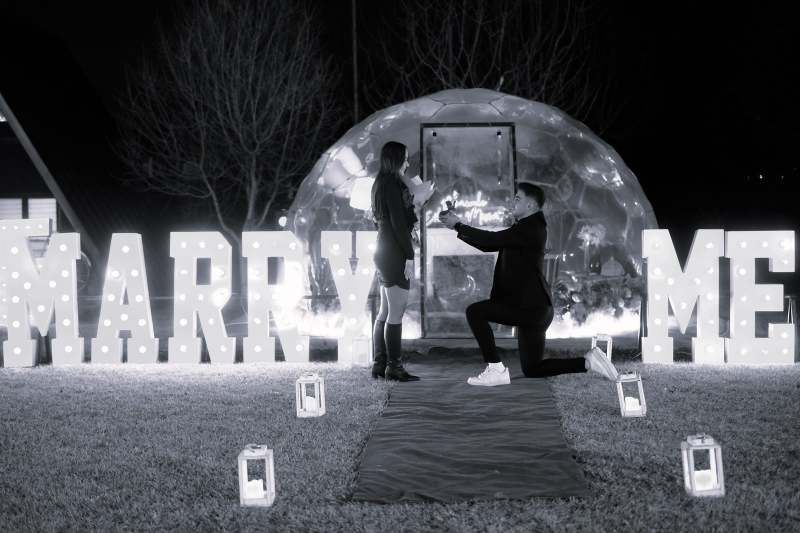
#> input picture balon-ev-evlilik-teklifi-siyah-beyaz.jpg, 1600 x 1066 px (shown at 1/2 size)
$ python -i build.py   (imports and definitions only)
#> lines starting #> are read from the running program, lines starting #| are printed output that depends on the picture
#!/usr/bin/env python3
"""Eskişehir Evlilik Teklifi — statik site üreticisi.

Kullanım:
    python3 build.py            # dist/site (yayın) + dist/onizleme (önizleme)
Alan adı, telefon, GTM kimliği gibi her şey CONFIG içinde. E-posta adresi
SITE_EMAIL ortam değişkeninden okunur (boşsa sitede gösterilmez).
Fotoğraflar fotograflar/<galeri>/<dosya-adi>.jpg olarak konursa WebP'ye
çevrilir; galerilere, schema'ya ve görsel sitemap'e otomatik eklenir.
"""
import html, json, os, re, shutil, urllib.parse
from pathlib import Path

ROOT = Path(__file__).parent
CONFIG = dict(
    BASE="https://www.eskisehirevlilikteklifi.com/",
    ESKI_ALAN_ADLARI=[],   # eski Wix sitesi yayında kalıyor. İleride kapatıp yeni siteye yönlendirmek isterseniz: ["eskisehirevlilikteklifi.com.tr"]
    BRAND="Eskişehir Evlilik Teklifi",
    PARENT="The Vine Organizasyon",
    PARENT_URL="https://thevineorganizasyon.com.tr/",
    WA="905321531726",
    TEL1="+905321531726", TEL1_TXT="0532 153 17 26",
    TEL2="+905366751612", TEL2_TXT="0536 675 16 12",
    EMAIL=os.environ.get("SITE_EMAIL", ""),
    ADDR_STREET="İstiklal Mah. İki Eylül Cad. No:28/B, Gökdemir İş Merkezi Kat:2 No:73",
    ADDR_CITY="Odunpazarı/Eskişehir", ADDR_LOCALITY="Odunpazarı", ADDR_POST="26010",
    INSTAGRAM="https://www.instagram.com/eskisehirevlilikteklificom/",
    INSTAGRAM_TXT="@eskisehirevlilikteklificom",
    YOUTUBE="https://www.youtube.com/channel/UCCRGhy0iTrnocIUZMVK3LrA",
    INSTAGRAM_VINE="https://www.instagram.com/thevineorganizasyon/",
    YOUTUBE_VINE="https://www.youtube.com/@thevineorganizasyon",
    GTM_ID="GTM-XXXXXXX",      # Google Tag Manager kimliğiniz
    GSC_TOKEN="",              # Search Console HTML etiketi doğrulama kodu (isteğe bağlı)
    DATE="2026-11-20",
)
C = CONFIG
FONTS = ("https://fonts.googleapis.com/css2?family=Cormorant+Garamond:ital,wght@0,500;0,600;1,400;1,500"
         "&family=Great+Vibes&family=Manrope:wght@400;500;600;700&display=swap")


def esc(s):
    return html.escape(s, quote=True)


def strip_tags(s):
    return re.sub(r"\s+", " ", re.sub(r"<[^>]+>", "", s)).strip()


def wa(text):
    return "https://wa.me/%s?text=%s" % (C["WA"], urllib.parse.quote(text))


class Ctx:
    # [15 lines left out: functions __init__, L, not called in this run]

    def A(self, path):
        return self.P + path


IC_SOHBET = '<svg viewBox="0 0 24 24" aria-hidden="true" fill="none" stroke="currentColor" stroke-width="1.8" stroke-linecap="round" stroke-linejoin="round"><path d="M20 12a8 8 0 0 1-11.6 7.1L4 20l1-4.1A8 8 0 1 1 20 12z"/><path d="M9 10.5h6M9 13.5h4"/></svg>'
IC_TEL = '<svg viewBox="0 0 24 24" aria-hidden="true" fill="none" stroke="currentColor" stroke-width="1.8" stroke-linecap="round" stroke-linejoin="round"><path d="M5 4h3l1.5 4-2 1.2a11 11 0 0 0 5.3 5.3l1.2-2 4 1.5v3a2 2 0 0 1-2.2 2A16 16 0 0 1 3 6.2 2 2 0 0 1 5 4z"/></svg>'


# ------------------------------------------------------------------ çizimler
# [6 lines left out: function defs, not called in this run]


def stars(pts):
    return "".join(f'<circle cx="{x}" cy="{y}" r="{r}" fill="#FBE6BF" opacity="{o}"/>' for x, y, r, o in pts)


# [142 lines left out: functions swag, ill_balon, ill_bungalov, ill_karavan, ill_gondol, ill_sato and 3 more, not called in this run]


ILL = dict(ada=ill_ada, balon=ill_balon, bungalov=ill_bungalov, karavan=ill_karavan, gondol=ill_gondol,
           sato=ill_sato, kavak=ill_kavak, yuzuk=ill_yuzuk)

CITIES = [  # ad, slug, km, yön (derece, şematik)
    ("Bozüyük", "bozuyuk-evlilik-teklifi", 45, 292),
    ("Bilecik", "bilecik-evlilik-teklifi", 80, 318),
    ("Kütahya", "kutahya-evlilik-teklifi", 80, 232),
    ("Afyonkarahisar", "afyon-evlilik-teklifi", 130, 192),
    ("Bursa", "bursa-evlilik-teklifi", 150, 268),
]


# [44 lines left out: functions map_svg, strand, not called in this run]


# ------------------------------------------------------------------ fotoğraflar
# ------------------------------------------------------------------ düzenlenebilir veriler (yönetim paneli bu dosyaları değiştirir)
VERI = ROOT / "veri"


def oku(ad):
    return json.loads((VERI / f"{ad}.json").read_text(encoding="utf-8"))


def norm(yol):
    return (yol or "").strip().lstrip("/")


# [5 lines left out: function R, not called in this run]


# [1 line that did not run here, left out]
GALERI, GALERI_DOSYA = {}, {}
# [9 lines not run here, left out]

# [1 line that did not run here, left out]
#> further down, picture is the input picture: PIL image 1600x1066 RGB; mean R, G, B 83.6, 85.2, 90.3

VIDEOS = {
    "teklif": dict(dosya="assets/video/balon-ev-evlilik-teklifi-eskisehir.mp4", poster="assets/video/balon-ev-evlilik-teklifi-eskisehir-poster.webp",
                   ad="Balon ev önünde evlilik teklifi, Eskişehir", aciklama="Işıklı MARRY ME harfleri ve kırmızı halıyla hazırlanan balon ev evlilik teklifi alanında evet anı.",
                   sure="PT10S", w=832, h=372),
    "reels": dict(dosya="assets/video/eskisehir-evlilik-teklifi-balon-ev-reels.mp4", poster="assets/video/eskisehir-evlilik-teklifi-balon-ev-reels-poster.webp",
                  ad="Her ayrıntısı aşk dolu bir evet için: Eskişehir evlilik teklifi", aciklama="Balon ev, MARRY ME harfleri ve maytaplarla hazırlanan evlilik teklifi anlarından kısa bir derleme.",
                  sure="PT8S", w=464, h=832),
    "dogum-gunu": dict(dosya="assets/video/balon-ev-dogum-gunu-love-eskisehir.mp4", poster="assets/video/balon-ev-dogum-gunu-love-eskisehir-poster.webp",
                       ad="Balon evde doğum günü ve LOVE harfleri, Eskişehir", aciklama="Balon evin içinde Happy Birthday neon yazısı ve dışında ışıklı LOVE harfleriyle hazırlanan sürpriz kutlama.",
                       sure="PT14S", w=832, h=372),
}
VIDEO = VIDEOS["teklif"]
FOTO = {}       # dosya yolu -> dict(gal, cikti, w, h, alt)
_KAYIT = []     # (yol, galeri klasörü, alt) işlenecek görseller


# [32 lines left out: functions slug, kayit_ekle, kayitlari_topla, not called in this run]


# Fotoğraf düzenlemesi: her derlemede yeniden uygulanır, böylece panelden yüklenen yeni fotoğraflar da aynı görünür.
# Sıcak ışık, derin siyahlar, hafif S-eğrisi ve kontrollü netleştirme. Kapatmak için FOTO_DUZENLE = False.
FOTO_DUZENLE = True


def _s_egrisi(guc=0.3, a=4.2):
    import math
    t0 = math.tanh(a / 2)
    return [int(round(255 * ((1 - guc) * (x / 255) + guc * (0.5 + 0.5 * math.tanh(a * (x / 255 - 0.5)) / t0))))
            for x in range(256)]


def duzenle(im):
    from PIL import Image, ImageOps, ImageEnhance, ImageChops
    im = ImageOps.autocontrast(im, cutoff=(0.4, 0.25), preserve_tone=True)
    im = im.point(_s_egrisi() * 3)
    L = im.convert("L")
    golge = L.point(lambda v: int(255 * 0.26 * (1 - v / 255) ** 2))   # gölgelere bordo
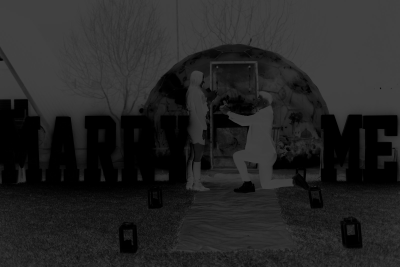
#> golge: PIL image 1600x1066 L (shown at 1/4 size); min 0, max 66, mean 36.6
    acik = L.point(lambda v: int(255 * 0.20 * (v / 255) ** 2))        # açık tonlara altın
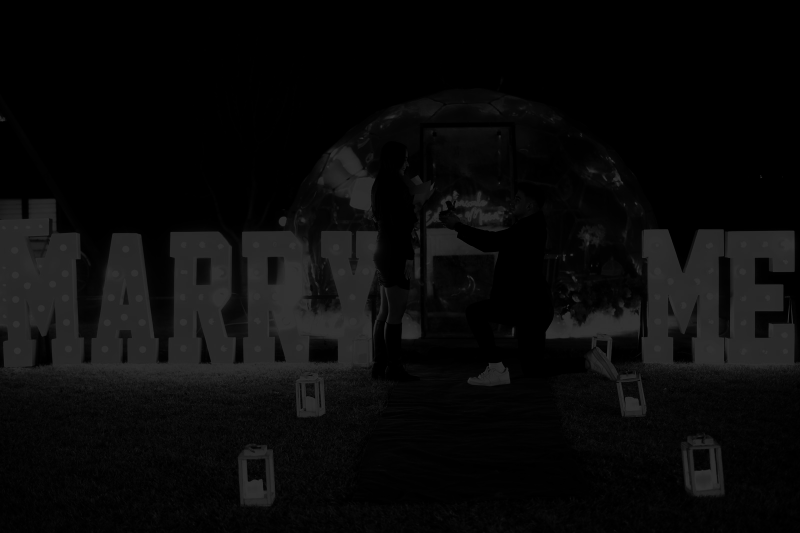
#> acik: PIL image 1600x1066 L (shown at 1/2 size); min 0, max 51, mean 9.9
    im = Image.composite(ImageChops.soft_light(im, Image.new("RGB", im.size, (92, 14, 30))), im, golge)
    im = Image.composite(ImageChops.soft_light(im, Image.new("RGB", im.size, (242, 196, 109))), im, acik)
    return ImageEnhance.Color(im).enhance(1.08)


# [39 lines left out: functions process_photos, coz, not called in this run]


class _FotoVar:
    def __contains__(self, k):
        return coz(*R(k)) is not None

    def __len__(self):
        return len(FOTO)


FOTO_VAR = _FotoVar()


def foto_url(c, e, w=1600):
    return c.A(f"img/{e['gal']}/{e['cikti']}-{w}.webp")


# [8 lines left out: function img, not called in this run]


def cap_of(gal, ad):
    e = coz(gal, ad)
    return e["alt"] if e else ""


# [8 lines left out: function photo, not called in this run]


def gallery(c, gals, limit=None):
    items = [(g, ad) for g in gals for ad, _ in GALERI.get(g, (None, None, []))[2] if GALERI_DOSYA.get((g, ad)) in FOTO]
    return '<div class="galeri">' + "".join(photo(c, g, ad) for g, ad in items[:limit]) + '</div>'


# [17 lines left out: functions on_yukle, polaroid, not called in this run]


def rozet(fiyat, ek="TL"):
    """Altın, yuvarlak fiyat rozeti."""
    return f'<span class="rozet"><b>{tl(fiyat)[:-3]}</b><small>{esc(ek)}</small></span>'


# [23 lines left out: functions video_html, video_schema, image_schema, not called in this run]


# müşteri yorumları: veri/yorumlar.json (yönetim panelinden eklenip çıkarılabilir)
# [2 lines that did not run here, left out]


# [7 lines left out: function yorum_html, not called in this run]


def ana_yorumlar():
    sec = [y for y in YORUMLAR if y[4]]
    return (sec or YORUMLAR)[:3]


# ------------------------------------------------------------------ paketler (güncel fiyat afişlerinden)
# [1 line that did not run here, left out]
# [1 line that did not run here, left out]
PAKET = {}
# [4 lines not run here, left out]
_EKSIK = {"balon-ev", "bungalov", "karavan", "kanlikavak", "gondol", "otel", "restoran", "balon-dogum-gunu",
          "balon-yildonumu", "bungalov-dogum-gunu", "bungalov-yildonumu"} - set(PAKET)
# [2 lines not run here, left out]
# [1 line that did not run here, left out]
OZEL_GUN = ["balon-dogum-gunu", "bungalov-dogum-gunu", "balon-yildonumu", "bungalov-yildonumu"]


def tl(n):
    return f"{n:,.0f}".replace(",", ".") + " TL"


# [34 lines left out: functions paket_html, offer, mozaik, not called in this run]


# ------------------------------------------------------------------ ortak parçalar
NAV = [("Konseptler", "evlilik-teklifi-mekanlari"), ("Fiyatlar", "evlilik-teklifi-fiyatlari"),
       ("Galeri", "galeri"), ("Rehber", "blog"), ("İletişim", "iletisim")]
UZUM_SVG = ('<svg class="{cls}" viewBox="0 0 40 40" fill="none" stroke="currentColor" stroke-width="1.4" stroke-linecap="round" stroke-linejoin="round" aria-hidden="true">'
            '<path d="M20 4c0 3-1 5-3 6"/><path d="M20 7c3-3 8-3 11 0-3 2-7 2-11 0z"/><circle cx="14" cy="15" r="3"/><circle cx="20" cy="15" r="3"/>'
            '<circle cx="26" cy="15" r="3"/><circle cx="17" cy="21" r="3"/><circle cx="23" cy="21" r="3"/><circle cx="20" cy="27" r="3"/><circle cx="20" cy="33" r="2.4"/></svg>')
LOGO_SVG = UZUM_SVG.replace("{cls}", "logo-isaret")


KALP_YOL = "M12 21s-8.5-5.2-8.5-11.3C3.5 6.6 5.9 4.5 8.6 4.5c1.5 0 2.7.7 3.4 1.9.7-1.2 1.9-1.9 3.4-1.9 2.7 0 5.1 2.1 5.1 5.2C20.5 15.8 12 21 12 21z"
KALP_SVG = f'<svg class="kalp" viewBox="0 0 24 24" fill="none" stroke="currentColor" stroke-width="1.1" stroke-linejoin="round" aria-hidden="true"><path d="{KALP_YOL}"/></svg>'


# [13 lines left out: function kalpler, not called in this run]


def isik_zinciri():
    return ""   # eski şablondan kaldı; yeni şablonda kullanılmıyor


def isik_parcaciklari(n=9):
    return kalpler(n)


def logo(c):
    return f'''<a class="logo" href="{c.L()}" aria-label="{C["BRAND"]} ana sayfa"><span class="logo-ad">The Vine</span><span class="logo-alt">Eskişehir Evlilik Teklifi</span></a>'''


# [6 lines left out: function header, not called in this run]


SEHIR_SECENEK = ["Eskişehir (Tepebaşı / Odunpazarı)", "Eskişehir ilçeleri", "Kütahya", "Tavşanlı", "Bilecik", "Bozüyük", "Afyonkarahisar", "Bursa / İnegöl", "Diğer"]


# [209 lines left out: functions quick_form, cta_band, footer, isletme, head, page_head_band, not called in this run]


def sss_html(faq, h="h2", baslik="Sık sorulan sorular"):
    items = "".join(f"<details><summary>{esc(q)}</summary><p>{a}</p></details>" for q, a in faq)
    return f'<{h}>{baslik}</{h}><div class="sss">{items}</div>'


# [11 lines left out: function sidebar, not called in this run]


def article_layout(c, p, inner):
    return f'<div class="bolum"><div class="kap icerik-izgara"><article class="icerik">{inner}</article>{sidebar(c, p)}</div></div>'


# [128 lines left out: functions render, make_images, write_sitemap, not called in this run]


YONLENDIRMELER = [  # eski Wix adresleri -> yeni sayfalar (301)
    ("/evlilikteklifi", "/"), ("/evlilik-teklifi", "/"),
    ("/doğumgünü", "/ozel-gun-surprizleri/"), ("/dogumgunu", "/ozel-gun-surprizleri/"), ("/nişan", "/ozel-gun-surprizleri/"),
    ("/nisan", "/ozel-gun-surprizleri/"), ("/yıldönümü", "/ozel-gun-surprizleri/"), ("/yildonumu", "/ozel-gun-surprizleri/"),
    ("/hakkımızda", "/hakkimizda/"), ("/contact", "/iletisim/"), ("/shop", "/evlilik-teklifi-fiyatlari/"),
    ("/product-page/restorant-konsepti", "/gaga-restoran-evlilik-teklifi/"),
    ("/product-page/kanlı-kavak-iskele-konsepti", "/kanlikavak-parki-evlilik-teklifi/"),
    ("/product-page/kanli-kavak-iskele-konsepti", "/kanlikavak-parki-evlilik-teklifi/"),
    ("/product-page/orman-konsepti", "/evlilik-teklifi-mekanlari/"), ("/product-page/balon-ev-konsepti", "/balon-ev-evlilik-teklifi/"),
    ("/product-page/bungalov-konsepti", "/bungalov-evlilik-teklifi/"), ("/product-page/otel-konsepti", "/otel-odasinda-evlilik-teklifi/"),
    ("/product-page/vosvos-konsepti", "/karavan-evlilik-teklifi/"), ("/product-page/sazova-konsepti", "/sazova-parki-evlilik-teklifi/"),
    ("/product-page/gondol-konsepti", "/gondolda-evlilik-teklifi/"), ("/product-page/meşale", "/evlilik-teklifi-susleme/"),
    ("/product-page/volkan", "/evlilik-teklifi-susleme/"), ("/product-page/gül-adet", "/evlilik-teklifi-susleme/"),
    ("/product-page/balon-süsleme", "/evlilik-teklifi-susleme/"), ("/product-page/helyum-balon-kalpli", "/evlilik-teklifi-susleme/"),
    ("/product-page/kemancı", "/teklif-al/"), ("/product-page/fotoğraf-çekimi", "/teklif-al/"), ("/product-page/video-çekimi", "/teklif-al/"),
    ("/product-page/drone-çekim", "/teklif-al/"), ("/product-page/*", "/evlilik-teklifi-fiyatlari/"),
]


# [69 lines left out: functions netlify_dosyalari, build, not called in this run]


# [3 lines not run here, left out]

>>> from PIL import Image
>>> picture = Image.open('balon-ev-evlilik-teklifi-siyah-beyaz.jpg')
>>> result = duzenle(picture)

$ run again, on balon-ev-onunde-evlilik-teklifi-ani.jpg
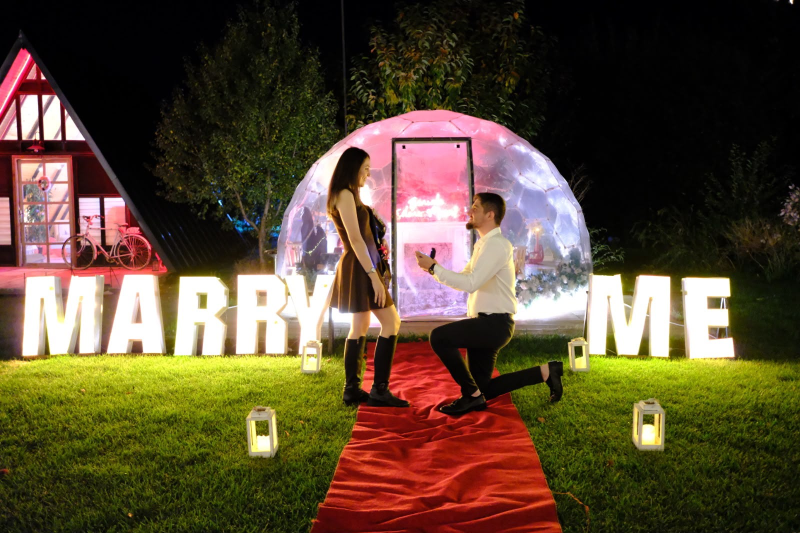
#> input picture balon-ev-onunde-evlilik-teklifi-ani.jpg, 1600 x 1066 px (shown at 1/2 size)
#> picture is the input picture: PIL image 1600x1066 RGB; mean R, G, B 90.9, 74.5, 52.2
#> in duzenle, `golge = L.point(lambda v: int(255 * 0.26 * (1 - v / 255) ** 2))`:
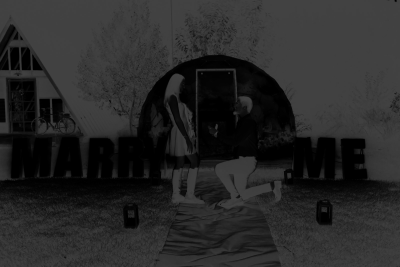
#> golge: PIL image 1600x1066 L (shown at 1/4 size); min 0, max 66, mean 39.6
#> in duzenle, `acik = L.point(lambda v: int(255 * 0.20 * (v / 255) ** 2))`:
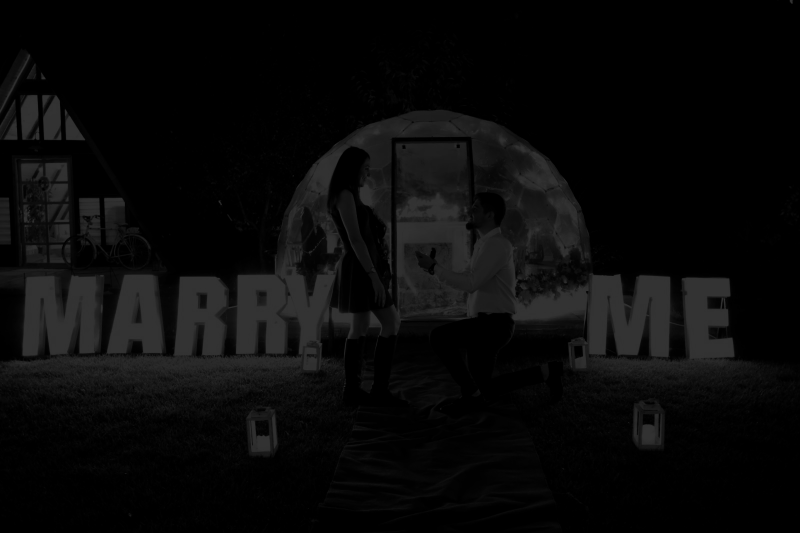
#> acik: PIL image 1600x1066 L (shown at 1/2 size); min 0, max 51, mean 9.4

$ run again, on bungalov-ici-will-you-marry-me-neon.jpg
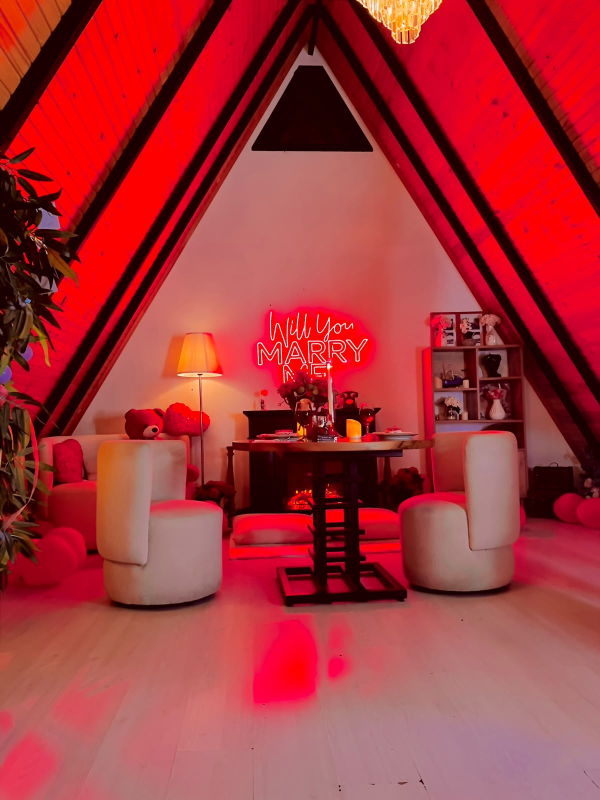
#> input picture bungalov-ici-will-you-marry-me-neon.jpg, 1200 x 1600 px (shown at 1/2 size)
#> picture is the input picture: PIL image 1200x1600 RGB; mean R, G, B 166.3, 51.8, 56.7
#> in duzenle, `golge = L.point(lambda v: int(255 * 0.26 * (1 - v / 255) ** 2))`:
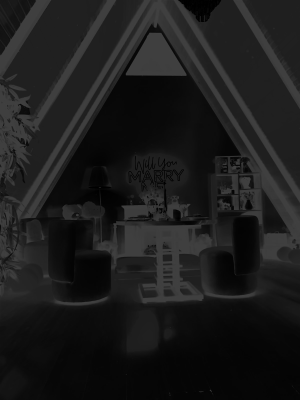
#> golge: PIL image 1200x1600 L (shown at 1/4 size); min 0, max 65, mean 27.5
#> in duzenle, `acik = L.point(lambda v: int(255 * 0.20 * (v / 255) ** 2))`:
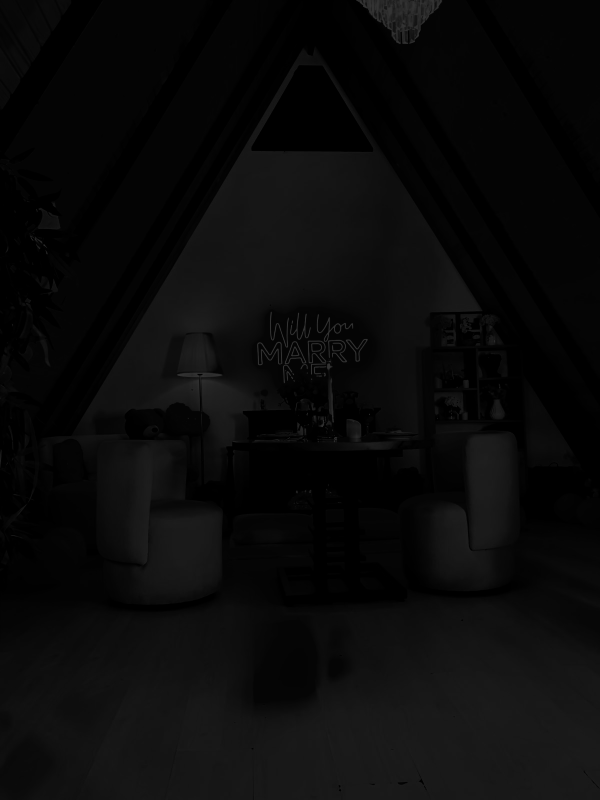
#> acik: PIL image 1200x1600 L (shown at 1/2 size); min 0, max 51, mean 9.9
